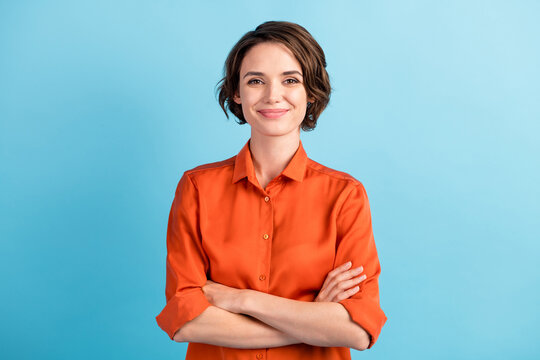
#> input picture 04.filters/img.jpg, 540 x 360 px, found by its file name
$ python split_merge.py
#> lines starting #> are read from the running program, lines starting #| are printed output that depends on the picture
import cv2

img = cv2.imread("img.jpg")
#> img is the input picture: shape (360, 540, 3); mean B, G, R 184.4, 177.9, 151.8

b, g, r = cv2.split(img)
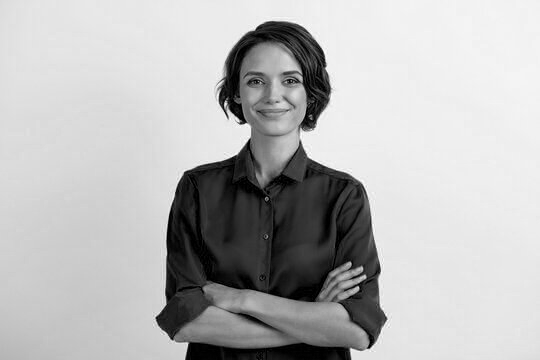
#> b: shape (360, 540); min 0, max 255, mean 184.4
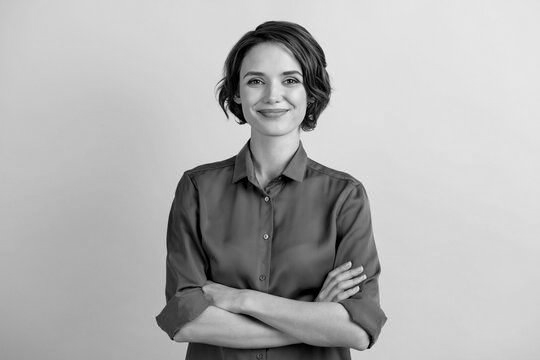
#> g: shape (360, 540); min 0, max 240, mean 177.9
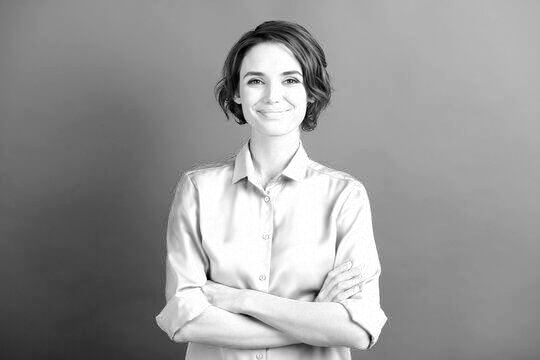
#> r: shape (360, 540); min 0, max 255, mean 151.8

cv2.imshow("Blue", b)
cv2.imshow("Green", g)
cv2.imshow("Red", r)

merged = cv2.merge([b, g, r])

cv2.imshow("Merged", merged)

cv2.waitKey(0)
